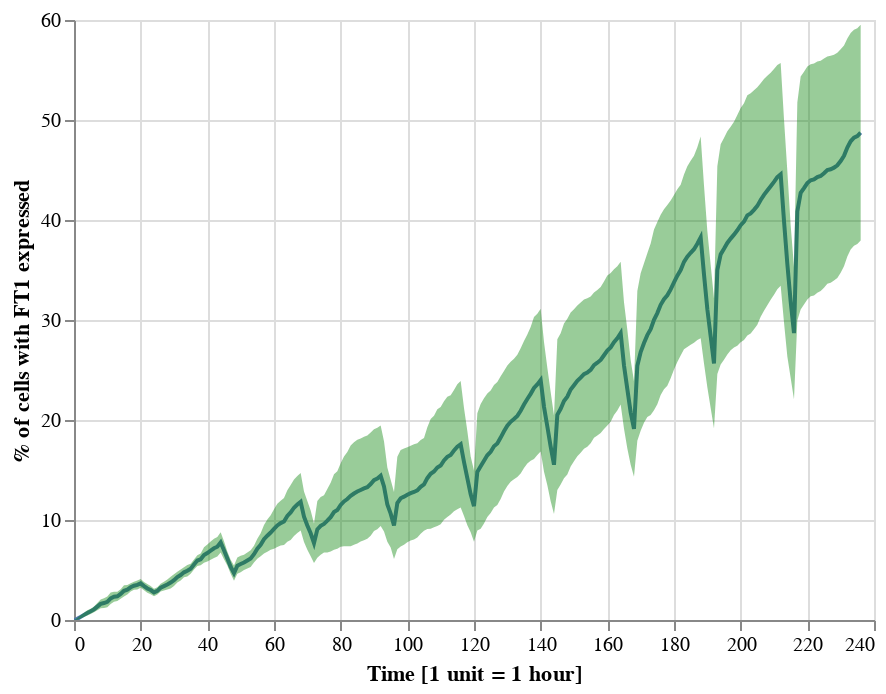

Write notebook code for a chart like this one.
### Code cell
T = hfsp.create_tissue("../data/exp_raw/sam.csv",edge_weight = False)
g = T
hfsp.update_spontaneous(g, jump_state = "default")
temp_sch = np.array([20,4,20,4,20,4,20,4,20,4,20,4,20,4,20,4,20,4,20]) 
# temp_sch = np.array([200])
noise_cold = 0.002
noise_warm = 0.1
ensemble_data = hfsp.ensemble(g, temp_sch, noise_cold, noise_warm, 10)
hfsp.percentFLC_plt(ensemble_data)

### Figure 1 — Vega-Lite specification as saved in the notebook (floating-point values rounded to 4 significant figures; data arrays with more than 128 entries replaced by an {"elided": "..."} marker saying what was removed)
{"config": {"view": {"continuousWidth": 400, "continuousHeight": 300}}, "layer": [{"mark": "line", "encoding": {"x": {"type": "quantitative", "field": "Time_step", "title": "Time [1 unit = 1 hour]"}, "y": {"type": "quantitative", "field": "mean", "title": "% of cells with FT1 expressed"}}, "selection": {"selector001": {"type": "interval", "bind": "scales", "encodings": ["x", "y"]}}}, {"mark": {"type": "area", "color": "green", "opacity": 0.4}, "encoding": {"x": {"type": "quantitative", "field": "Time_step", "title": "Time [1 unit = 1 hour]"}, "y": {"type": "quantitative", "field": "lower"}, "y2": {"field": "upper"}}}], "data": {"name": "data-311d2d7daf476e8d87e1775e3692b2e3"}, "$schema": "https://vega.github.io/schema/vega-lite/v4.8.1.json", "datasets": {"data-311d2d7daf476e8d87e1775e3692b2e3": {"elided": "237 records"}}}
